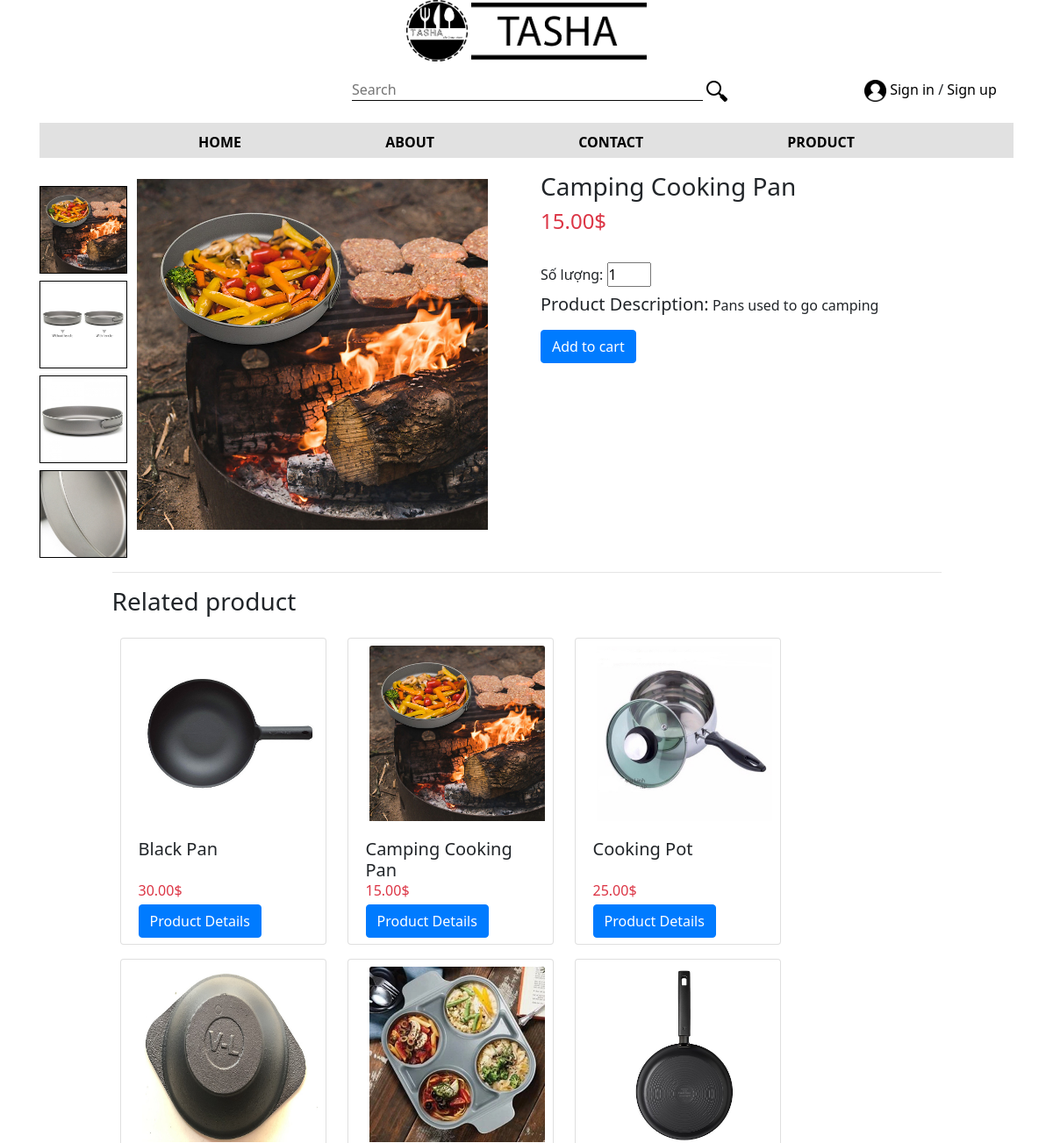
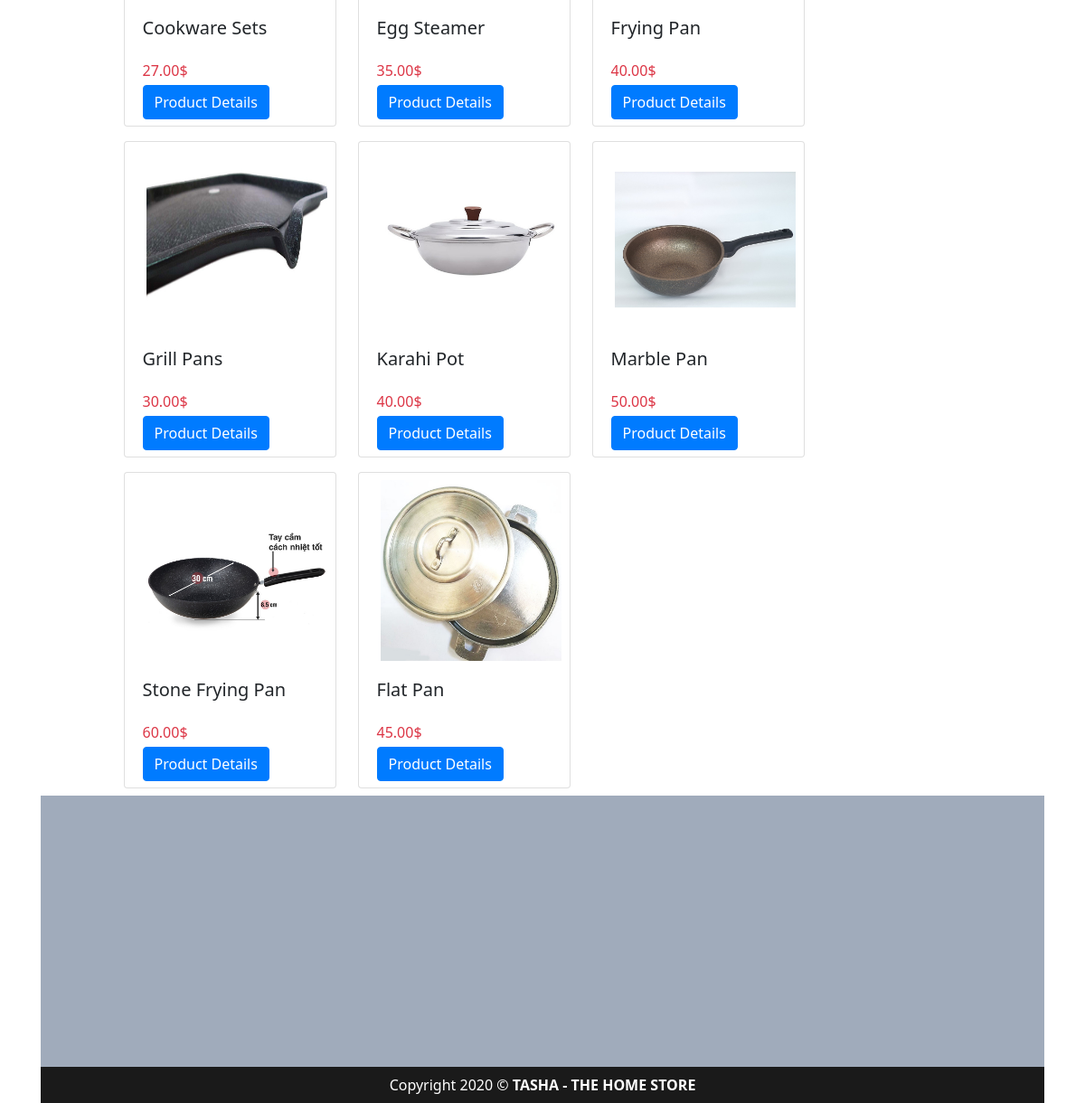
Screenshot of /product.php?id=2&category=1 with the database file from the repository (2 pictures, top to bottom).
### tables this page shows
CREATE TABLE `image` (
  `id` int(11) NOT NULL,
  `id_product` int(11) NOT NULL,
  `image` text NOT NULL
);

CREATE TABLE `product` (
  `id_product` int(11) NOT NULL,
  `name_pro` varchar(255) NOT NULL,
  `price` int(11) NOT NULL,
  `quantity` int(11) NOT NULL,
  `content` text NOT NULL,
  `status` tinyint(1) NOT NULL,
  `category_id` int(11) NOT NULL,
  `avatar` text NOT NULL
);

### connect/Database.php (called while the page is built, shortened)
<?php
    class Database
    {
        private $host ="mysql:host=localhost; dbname=eproject; charset=utf8";
        private $username = "root";
        private $password = "";
        private $pdo;
        public function __construct()
        {
            try {
                $this->pdo = new PDO($this->host, $this->username, $this->password);
            }catch (Exception $e){
                ErrorPHP::showMessage($e->getMessage());
            }
        }
        public function queryDataParam($query, $param) {
            try {
                $this->stmt = $this->pdo->prepare($query);
                $this->stmt->execute($param);
                return $this->stmt;
            }catch (Exception $e){
                   ErrorPHP::showMessage($e->getMessage());
            }
        }
    }

### public/product.php (the view, shortened to what this page needs)
<?php
    require_once "../connect/Database.php";
    $db = new Database();
    if(isset($_GET['id'])):
        $id = $_GET['id'];
        $query = "SELECT * FROM product JOIN image ON product.id_product = image.id_product WHERE product.id_product =:id";
        $param = [ "id" => $id ];
        $stmt = $db->queryDataParam($query, $param);
        $query2 = "SELECT * FROM product JOIN category ON product.category_id = category.category_id WHERE product.category_id =:category_id";
        $param2 = [ "category_id" => $_GET['category'] ];
        $stmt2 = $db->queryDataParam($query2,$param2);
    else:
    endif;
?>
<!doctype html>
<html lang="en">
<head>
    <link rel="stylesheet" href="bootstrap/css/bootstrap.min.css">
    <link rel="stylesheet" href="css/product.css">
</head>
<body>
    <div class="container-fluid">
        <header class="row">
            <nav class="col-md-12">
                <div class="col-md-12">
                    <div class="col-md-12 text-center">
                        <img src="image/logo.png" class="logo">
                        <img src="image/tasha.png" class="bannerTasha">
                    </div>
                    <div class="col-md-12 clearfix">
                        <div class="col-md-2 float-right header-login">
                            <img src="image/user.png" class="userIcon">
                            <a href="login.php">Sign in</a> /
                            <a href="signup.php">Sign up</a>
                        </div>
                        <div class="col-md-8 text-center float-right">
                            <form action="">
                                <input type="text" name="search" class="search" placeholder="Search">
                                <button type="submit" class="submit"><img src="image/icons8-search-24.png" ></button>
                            </form>
                        </div>
                    </div>
                    <div class="col-md-12 menu text-center mt-4">
                        <ul class="mb-0">
                            <li><a href="index.php">HOME</a></li>
                            <li><a href="#">ABOUT</a></li>
                            <li><a href="#">CONTACT</a></li>
                            <li><a href="#">PRODUCT</a></li>
                        </ul>
                    </div>
                </div>
            </nav>
        </header>
        <div class="container">
            <div class="row">
                <div class="col-1 float-left mt-4">
                    <?php while ($result = $stmt->fetch(PDO::FETCH_ASSOC)):
                        $name_pro = $result['name_pro']; $quantity = $result['quantity']; $price = $result['price']; $content = $result['content'];
                     ?>
                     <img src="image/product/<?= $result['image'] ?>" style="width: 100px;border: 1px solid black" class="mt-2 image" >
                    <?php endwhile; ?>
                </div>
                <div class="col-5 float-left ml-3 mt-4">
                    <img id="avatar" style="width: 400px">
                </div>
                <div class="col-5 float-left p-0">
                    <p class="mt-3 h3 "><?= $name_pro ?></p>
                    <p class="text-danger h4 mt-1"><?= $price ?>.00$</p>
                    <br/>
                    <span>Số lượng:</span>
                    <input type="number" name="quantity" id="quanity" min="1" max="<?= $quantity ?>" value ="1">
                    <p class="mt-2"><span class="h5">Product Description:</span> <?= $content ?></p>
                    <button type="button" class="btn btn-primary" id="addtocart">Add to cart</button>
                </div>
            </div>
        </div>
        <div class="container-fluid">
            <div class="row">
                <div class="col-xl-1 float-left" style="height: 100px;"></div>
                <div class="col-xl-10 float-left">
                    <hr>
                    <p class="h3 mt-3">Related product</p>
                    <div class="row">
                        <?php while ($result2 = $stmt2->fetch(PDO::FETCH_ASSOC)): ?>
                            <div class="card float-left ml-4 mt-3" style="width: 235px; height: 350px">
                                <img src="image/product/<?= $result2['avatar'] ?>" alt="" class="card-img-top ml-4 mt-2" style="width: 200px; height: 200px">
                                <div class="card-body">
                                    <h5 class="card-title" style="height: 35px"><?= $result2['name_pro'] ?></h5>
                                    <p class="card-text m-0 mb-1 text-danger"><?= $result2['price'] ?>.00$</p>
                                    <a href="product.php?id=<?= $result2['id_product'] ?>" class="btn btn-primary">Product Details</a>
                                </div>
                            </div>
                        <?php endwhile; ?>
                    </div>
                </div>
            </div>
            <footer class="col-md-12">
                <div class="mt-2" style="height: 300px; background-color: #a0abbb;"></div>
                <div class="text-center" style="width: 100%; background-color: #1A1A1A; height: 40px;">
                    <p class="mb-0" style="color: white; line-height: 40px">Copyright 2020 &copy; <span class="font-weight-bold">TASHA - THE HOME STORE</span></p>
                </div>
            </footer>
        </div>
    </div>
</body>
</html>

### public/css/product.css (style rules this page uses)
* { margin: 0; padding: 0; font-size: 16px; font-family: Segoe UI; }
.logo { width: 70px; }
.bannerTasha { width: 200px; }
.userIcon { width: 25px; }
.header-login { margin-top: 20px; }
.search { margin-top: 20px; border: none; border-bottom: 1px solid #070707; width: 400px; outline: none; margin-left: 30px; }
.submit { background-color: white; border:none; }
.menu ul { list-style-type: none; font-weight: 800; background-color: #E1E1E1; height: 40px; }
.menu ul li { display: inline; padding: 0 80px; font-size: 25px; margin-bottom: 10px; }
a { color: black; }
#quanity { width: 50px; cursor: text; }
.image { cursor: pointer; }

### rows the page displays
image: image (picture)
image: image (picture)
image: image (picture)
image: image (picture)
product: name_pro "Camping Cooking Pan", price "15", content "Pans used to go camping", avatar (picture)
product: avatar (picture), name_pro "Black Pan", price "30"
product: avatar (picture), name_pro "Cooking Pot", price "25"
product: avatar (picture), name_pro "Cookware Sets", price "27"
product: avatar (picture), name_pro "Egg Steamer", price "35"
product: avatar (picture), name_pro "Frying Pan", price "40"
product: avatar (picture), name_pro "Grill Pans", price "30"
product: avatar (picture), name_pro "Karahi Pot", price "40"
product: avatar (picture), name_pro "Marble Pan", price "50"
product: avatar (picture), name_pro "Stone Frying Pan", price "60"
product: avatar (picture), name_pro "Flat Pan", price "45"
